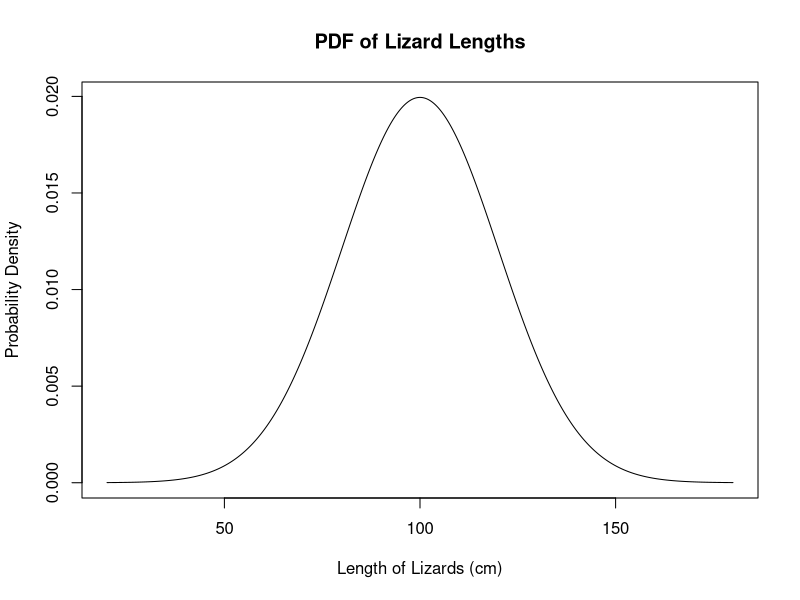
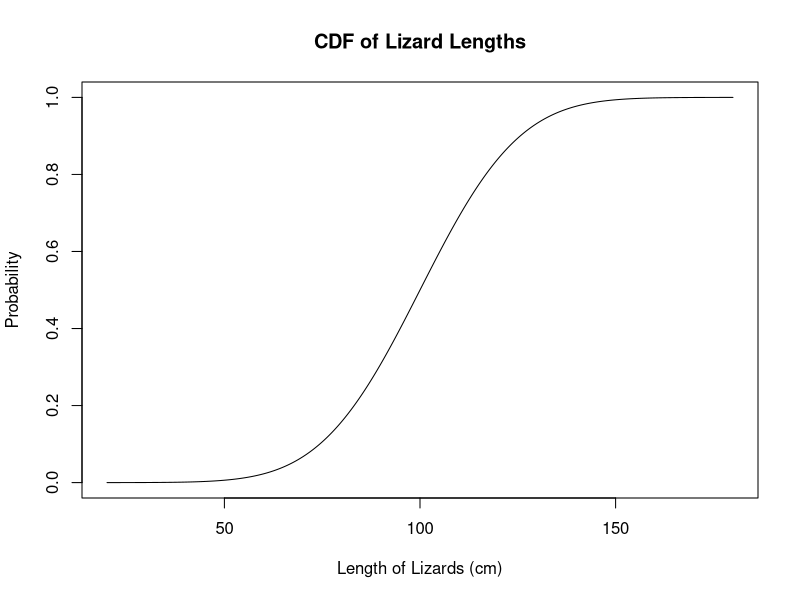

The R source for these figures, in order:
#Amber Poteet Lab 3: Normal Probability Distribution
#Question 1
rm(list=ls())

u<- 100
o2<-400
o<- sqrt(o2)

#set q values
q<-seq(u-4*o,u+4*o,by=0.1)

#find values for pdf and plot
pdf<-dnorm(q,u,o)
plot(pdf~q,xlab="Length of Lizards (cm)",ylab= "Probability Density",main="PDF of Lizard Lengths",type="l")

#find values for cdf and plot
cdf<-pnorm(q,u,o)
plot(cdf~q, xlab="Length of Lizards (cm)",ylab= "Probability",main="CDF of Lizard Lengths",type="l")
